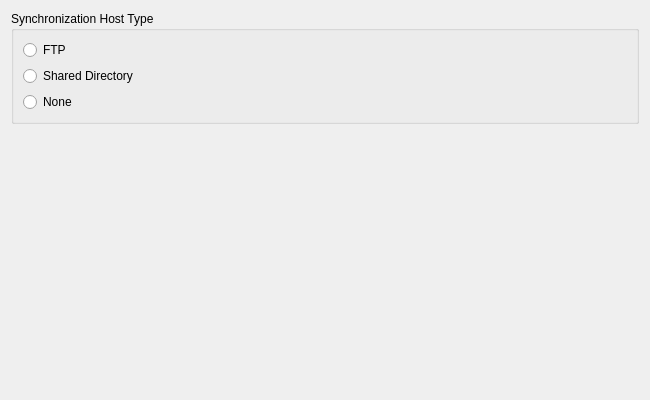
<?xml version="1.0" encoding="UTF-8"?>
<ui version="4.0">
 <class>SyncHostTypePage</class>
 <widget class="QWizardPage" name="SyncHostTypePage">
  <property name="geometry">
   <rect>
    <x>0</x>
    <y>0</y>
    <width>650</width>
    <height>400</height>
   </rect>
  </property>
  <property name="title">
   <string>Host Type Selection</string>
  </property>
  <property name="subTitle">
   <string>Please select the type of the host to be used for synchronization.</string>
  </property>
  <layout class="QVBoxLayout" name="verticalLayout_2">
   <item>
    <widget class="QGroupBox" name="groupBox">
     <property name="title">
      <string>Synchronization Host Type</string>
     </property>
     <layout class="QVBoxLayout" name="verticalLayout">
      <item>
       <widget class="QRadioButton" name="ftpRadioButton">
        <property name="toolTip">
         <string>Select to use a FTP host</string>
        </property>
        <property name="text">
         <string>FTP</string>
        </property>
       </widget>
      </item>
      <item>
       <widget class="QRadioButton" name="directoryRadioButton">
        <property name="toolTip">
         <string>Select to use a shared directory</string>
        </property>
        <property name="text">
         <string>Shared Directory</string>
        </property>
       </widget>
      </item>
      <item>
       <widget class="QRadioButton" name="noneRadioButton">
        <property name="toolTip">
         <string>Select to use no particular host type</string>
        </property>
        <property name="text">
         <string>None</string>
        </property>
       </widget>
      </item>
     </layout>
    </widget>
   </item>
   <item>
    <spacer name="verticalSpacer">
     <property name="orientation">
      <enum>Qt::Vertical</enum>
     </property>
     <property name="sizeHint" stdset="0">
      <size>
       <width>20</width>
       <height>191</height>
      </size>
     </property>
    </spacer>
   </item>
  </layout>
 </widget>
 <tabstops>
  <tabstop>ftpRadioButton</tabstop>
  <tabstop>directoryRadioButton</tabstop>
  <tabstop>noneRadioButton</tabstop>
 </tabstops>
 <resources/>
 <connections/>
</ui>
